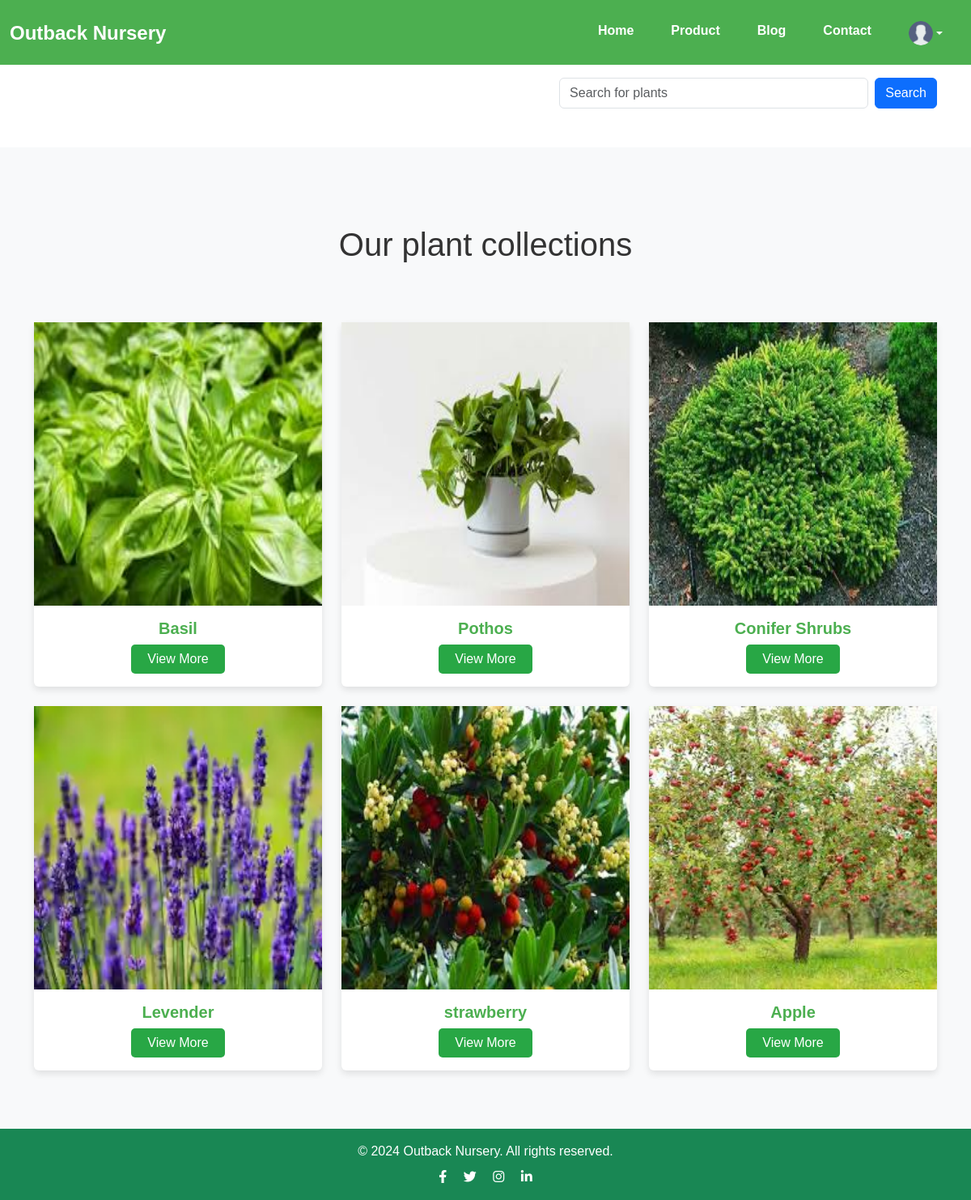
The page /product.php (signed in) on the database its author committed.
### tables this page shows
CREATE TABLE `plant` (
  `id` int(11) NOT NULL,
  `name` varchar(255) NOT NULL,
  `description` text DEFAULT NULL,
  `price` float NOT NULL,
  `Category_id` int(11) NOT NULL,
  `image` varchar(255) DEFAULT NULL
);

### product.php (the view, shortened to what this page needs)
<?php
require 'db.php';
$searchQuery = isset($_GET['query']) ? $_GET['query'] : '';
$query = "SELECT * FROM plant";
$result = mysqli_query($conn, $query);
$noResults = mysqli_num_rows($result) === 0;
?>
<!DOCTYPE html>
<html lang="en">
<head>
    <link href="https://cdn.jsdelivr.net/npm/bootstrap@5.3.0/dist/css/bootstrap.min.css" rel="stylesheet">
<link href="https://stackpath.bootstrapcdn.com/bootstrap/5.3.0/css/bootstrap.min.css" rel="stylesheet">
<link rel="stylesheet" href="https://cdnjs.cloudflare.com/ajax/libs/font-awesome/6.0.0-beta3/css/all.min.css">
<link href="https://cdnjs.cloudflare.com/ajax/libs/bootstrap/5.3.0/css/bootstrap.min.css" rel="stylesheet">
    <link rel="stylesheet" href="style.css">
</head>
<body>
<header>
    <nav class="navbar navbar-expand-lg navbar-light">
        <div class="container-fluid">
            <a class="navbar-brand" href="#">
                Outback Nursery
            </a>
            <div class="collapse navbar-collapse" id="navbarNav">
                <ul class="navbar-nav ms-auto">
                    <li class="nav-item">
                        <a class="nav-link" href="user_home.php">Home</a>
                    </li>
                    <li class="nav-item">
                        <a class="nav-link" href="product.php">Product</a>
                    </li>
                    <li class="nav-item">
                        <a class="nav-link" href="blog.php">Blog</a>
                    </li>
                    <li class="nav-item">
                        <a class="nav-link" href="contact.php">Contact</a>
                    </li>
                    <li class="nav-item dropdown">
                        <a class="nav-link dropdown-toggle d-flex align-items-center" href="#" id="navbarDropdown" role="button" data-bs-toggle="dropdown" aria-expanded="false">
                            <img src="image/user.png" alt="Profile" class="rounded-circle" width="30" height="30">
                        </a>
                    </li>
                </ul>
            </div>
        </div>
    </nav>
</header>
<section class="search">
    <div class="container mt-5 pt-5">
        <div class="row">
            <div class="col-md-6 offset-md-6">
                <form class="d-flex justify-content-end" action="#" method="GET">
                    <input class="form-control me-2" type="search" placeholder="Search for plants" aria-label="Search" name="query" style="width: 70%;" value="<?php echo htmlspecialchars($searchQuery); ?>">
                    <button class="btn btn-primary" type="submit">Search</button>
                </form>
            </div>
        </div>
    </div>
</section>
<section class="product-grid py-5 products mt-5 pt-5 py-5">
    <h1 class="text-center mb-4 py-5">Our plant collections</h1>
    <div class="container">
        <div class="row">
            <?php
            if (!$noResults) {
                while ($plant = mysqli_fetch_assoc($result)) {
                    $plantId = $plant['id'];
                    ?>
                    <div class="col-md-4 mb-4 plant-card" id="plant-<?php echo $plantId; ?>">
                        <div class="card text-center">
                            <img src="<?php echo $plant['image']; ?>" alt="Plant Image" class="product-image">
                            <div class="card-body">
                                <h3 class="card-title"><?php echo $plant['name']; ?></h3>
                                <button class="btn btn-primary add-to-cart">
                                    <a href="product_detail.php?product_id=<?php echo $plantId; ?>">View More</a>
                                </button>
                            </div>
                        </div>
                    </div>
                    <?php
                }
            }
            ?>
        </div>
    </div>
</section>
<footer class="text-white bg-success py-3">
    <div class="container text-center">
        <p class="mb-2">&copy; 2024 Outback Nursery. All rights reserved.</p>
        <div>
            <a href="#" class="text-white me-3"><i class="fab fa-facebook-f"></i></a>
            <a href="#" class="text-white me-3"><i class="fab fa-twitter"></i></a>
            <a href="#" class="text-white me-3"><i class="fab fa-instagram"></i></a>
            <a href="#" class="text-white"><i class="fab fa-linkedin-in"></i></a>
        </div>
    </div>
</footer>
</body>
</html>

### style.css (style rules this page uses)
body { font-family: Arial, sans-serif; margin: 0; padding: 0; box-sizing: border-box; color: #333; }
header { background-color: #4CAF50; padding: 10px 0; width: 100%; position: fixed; height: 80px; top: 0; z-index: 1000; }
a { text-decoration: none; }
.navbar { max-width: 1200px; margin: 0 auto; }
.navbar-brand { font-weight: bold; color: white; font-size: 1.5rem; }
.nav-link { color: white !important; font-weight: bold; margin: 0 15px; transition: color 0.3s ease; }
.products { background-color: #f8f9fa; }
.card { border: none; box-shadow: 0 4px 8px rgba(0, 0, 0, 0.1); transition: transform 0.3s ease; }
.card img { height: 350px; }
.card-title { font-size: 1.25rem; font-weight: bold; color: #4CAF50; }
.add-to-cart { background-color: #28a745; border: none; padding: 10px 20px; border-radius: 5px; font-size: 16px; transition: background-color 0.3s ease; display: inline-block; }
.add-to-cart a { color: white; text-decoration: none; display: block; height: 100%; width: 100%; line-height: 1; }

### rows shown on the page
plant: image (picture), name "Basil"
plant: image (picture), name "Pothos"
plant: image (picture), name "Conifer Shrubs"
plant: image (picture), name "Levender"
plant: image (picture), name "strawberry"
plant: image (picture), name "Apple"
